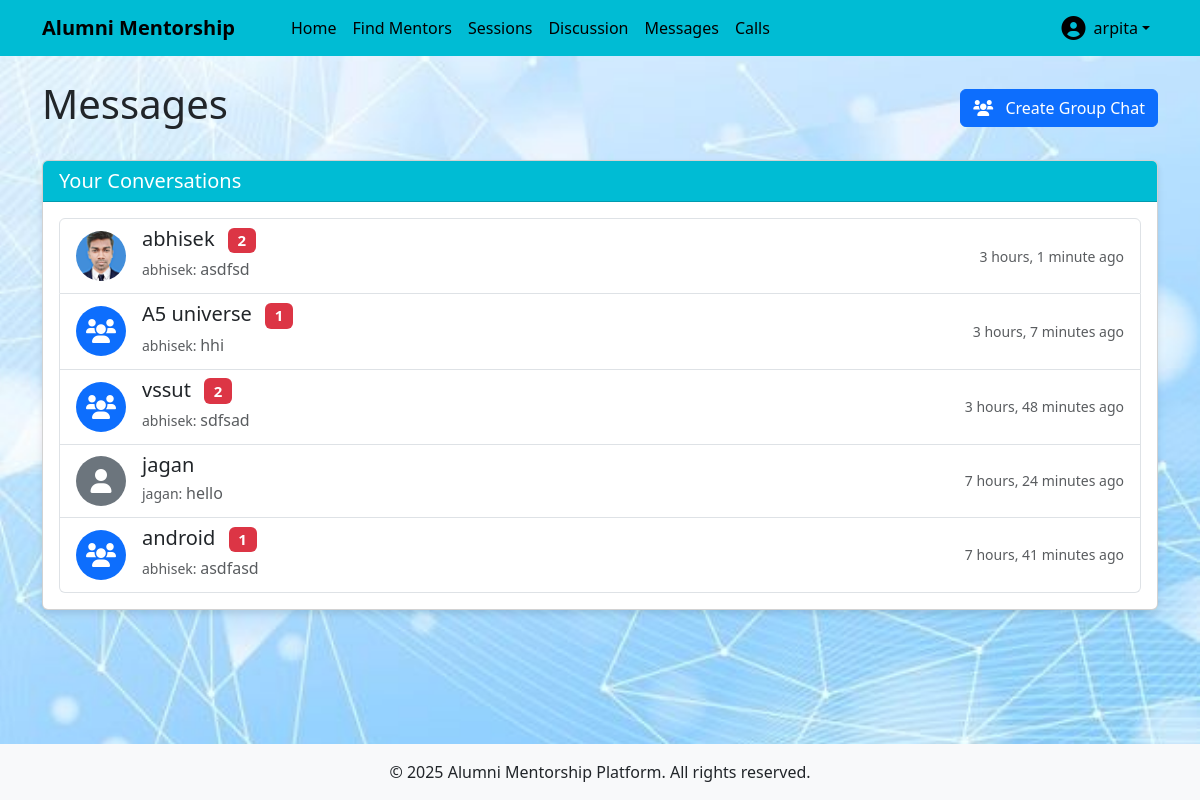
Page /chat/ (signed in) on the committed database.
### users/models.py (models this page shows, shortened)
class CustomUser(AbstractUser):
    USER_TYPE_CHOICES = (
        ('student', 'Student'),
        ('alumni', 'Alumni'),
    )
    user_type = models.CharField(max_length=10, choices=USER_TYPE_CHOICES)
    bio = models.TextField(blank=True)
    profile_picture = models.ImageField(upload_to='profile_pics/', blank=True, null=True)
    graduation_year = models.IntegerField(null=True, blank=True)
    company = models.CharField(max_length=100, blank=True)
    position = models.CharField(max_length=100, blank=True)
    industry = models.CharField(max_length=100, blank=True)
    course = models.CharField(max_length=100, blank=True)
    year_of_study = models.IntegerField(null=True, blank=True)

### chat/models.py (models this page shows, shortened)
class ChatRoom(models.Model):
    name = models.CharField(max_length=100, blank=True)
    participants = models.ManyToManyField(CustomUser, related_name='chat_rooms')
    is_group_chat = models.BooleanField(default=False)
    created_at = models.DateTimeField(auto_now_add=True)

class Message(models.Model):
    room = models.ForeignKey(ChatRoom, on_delete=models.CASCADE, related_name='messages')
    sender = models.ForeignKey(CustomUser, on_delete=models.CASCADE, related_name='sent_messages')
    content = models.TextField()
    timestamp = models.DateTimeField(default=timezone.now)
    is_read = models.BooleanField(default=False)
    class Meta:
        ordering = ['timestamp']

### chat/views.py (the view)
# urls.py: path('', views.chat_list, name='chat_list'),
@login_required
def chat_list(request):
    chat_rooms = request.user.chat_rooms.all()
    rooms_with_details = []
    for room in chat_rooms:
        latest_message = room.messages.order_by('-timestamp').first()
        if room.is_group_chat:
            other_participants = room.participants.exclude(id=request.user.id)
            room_name = room.name
        else:
            other_participants = room.participants.exclude(id=request.user.id)
            room_name = other_participants.first().username if other_participants.exists() else "Empty Chat"
        unread_count = room.messages.filter(is_read=False).exclude(sender=request.user).count()
        rooms_with_details.append({
            'room': room,
            'latest_message': latest_message,
            'other_participants': other_participants,
            'room_name': room_name,
            'unread_count': unread_count
        })
    rooms_with_details.sort(
        key=lambda x: x['latest_message'].timestamp if x['latest_message'] else timezone.now(),
        reverse=True
    )
    return render(request, 'chat/chat_list.html', {'rooms': rooms_with_details})

### templates/chat/chat_list.html (shortened to what this page needs)
{% extends 'base.html' %}
{% block content %}
<div class="d-flex justify-content-between align-items-center mb-4">
    <h1>Messages</h1>
    <a href="{% url 'create_group_chat' %}" class="btn btn-primary">
        <i class="fas fa-users me-2"></i> Create Group Chat
    </a>
</div>
<div class="card">
    <div class="card-header  text-white">
        <h5 class="card-title mb-0">Your Conversations</h5>
    </div>
    <div class="card-body">
        {% if rooms %}
            <div class="list-group">
                {% for room_data in rooms %}
                    <a href="{% url 'chat_room' room_data.room.id %}" class="list-group-item list-group-item-action">
                        <div class="d-flex w-100 justify-content-between align-items-center">
                            <div class="d-flex align-items-center">
                                {% if room_data.room.is_group_chat %}
                                    <div class="bg-primary text-white rounded-circle d-flex align-items-center justify-content-center me-3" style="width: 50px; height: 50px;">
                                        <i class="fas fa-users" style="font-size: 1.5rem;"></i>
                                    </div>
                                {% elif room_data.other_participants.first.profile_picture %}
                                    <img src="{{ room_data.other_participants.first.profile_picture.url }}" alt="{{ room_data.room_name }}" class="profile-pic me-3" style="width: 50px; height: 50px;">
                                {% else %}
                                    <div class="bg-secondary text-white rounded-circle d-flex align-items-center justify-content-center me-3" style="width: 50px; height: 50px;">
                                        <i class="fas fa-user" style="font-size: 1.5rem;"></i>
                                    </div>
                                {% endif %}
                                <div>
                                    <h5 class="mb-1">
                                        {{ room_data.room_name }}
                                        {% if room_data.unread_count > 0 %}
                                            <span class="badge bg-danger ms-2">{{ room_data.unread_count }}</span>
                                        {% endif %}
                                    </h5>
                                    <p class="mb-1 text-muted">
                                        {% if room_data.latest_message %}
                                            {% if room_data.latest_message.sender == user %}
                                                <small>You: </small>
                                            {% else %}
                                                <small>{{ room_data.latest_message.sender.first_name }}: </small>
                                            {% endif %}
                                            {{ room_data.latest_message.content|truncatechars:50 }}
                                        {% else %}
                                            No messages yet
                                        {% endif %}
                                    </p>
                                </div>
                            </div>
                            <small class="text-muted">
                                {% if room_data.latest_message %}
                                    {{ room_data.latest_message.timestamp|timesince }} ago
                                {% endif %}
                            </small>
                        </div>
                    </a>
                {% endfor %}
            </div>
        {% else %}
            <div class="alert alert-info">
                <i class="fas fa-info-circle me-2"></i> You don't have any conversations yet.
                Start a chat with a mentor or mentee from their profile page.
            </div>
        {% endif %}
    </div>
</div>
{% endblock %}

### templates/base.html (shortened to what this page needs)
<!DOCTYPE html>
<html lang="en">
  <head>
    <link
      href="https://cdn.jsdelivr.net/npm/bootstrap@5.3.0/dist/css/bootstrap.min.css"
      rel="stylesheet"
    />
    <link
      rel="stylesheet"
      href="https://cdnjs.cloudflare.com/ajax/libs/font-awesome/6.0.0/css/all.min.css"
    />
  </head>
  <body>
    <header>
      <nav class="navbar navbar-expand-lg navbar-dark">
        <div class="container">
          <a class="navbar-brand" href="{% url 'home' %}">Alumni Mentorship</a>
          <div class="collapse navbar-collapse" id="navbarNav">
            <ul class="navbar-nav me-auto">
              {% if user.is_authenticated %}
              <li class="nav-item">
                <a class="nav-link" href="{% url 'home' %}">Home</a>
              </li>
              {% if user.user_type == 'student' %}
              <li class="nav-item">
                <a class="nav-link" href="{% url 'alumni_list' %}"
                  >Find Mentors</a
                >
              </li>
              {% endif %}
              <li class="nav-item">
                <a class="nav-link" href="{% url 'group_sessions' %}"
                  > Sessions</a
                >
              </li>
              <li class="nav-item">
                <a class="nav-link" href="{% url 'topic_list' %}"
                  >Discussion </a
                >
              </li>
              <li class="nav-item">
                <a class="nav-link" href="{% url 'chat_list' %}">Messages</a>
              </li>
              <li class="nav-item">
                <a class="nav-link" href="{% url 'call_home' %}">Calls</a>
              </li>
              {% endif %}
            </ul>
            <ul class="navbar-nav">
              {% if user.is_authenticated %}
              <li class="nav-item dropdown">
                <a
                  class="nav-link dropdown-toggle d-flex align-items-center"
                  href="#"
                  id="navbarDropdown"
                  role="button"
                  data-bs-toggle="dropdown"
                >
                  {% if user.profile_picture %}
                  <img
                    src="{{ user.profile_picture.url }}"
                    alt="Profile"
                    class="profile-pic me-2"
                  />
                  {% else %}
                  <i
                    class="fas fa-user-circle me-2"
                    style="font-size: 1.5rem"
                  ></i>
                  {% endif %} {{ user.username }}
                </a>
              </li>
              {% endif %}
            </ul>
          </div>
        </div>
      </nav>
    </header>
    <main class="container py-4">
       {% block content %}{% endblock %}
    </main>
    <footer class="bg-light py-3 mt-auto">
      <div class="container text-center">
        <p class="mb-0">
          &copy; {% now "Y" %} Alumni Mentorship Platform. All rights reserved.
        </p>
      </div>
    </footer>
  </body>
</html>

### templates/base.html (style rules this page uses)
body { min-height: 100vh; display: flex; flex-direction: column; background-image: url("/static/images/img.jpg"); background-size: cover; background-repeat: no-repeat; background-position: center; }
main { flex: 1; }
.navbar-brand { font-weight: bold; padding-right: 2rem; color: #000; }
.profile-pic { width: 40px; height: 40px; border-radius: 50%; object-fit: cover; }
.navbar { background: #00bcd4; }
.nav-item { gap: 1rem; }
#navbarNav { gap: 2rem; }
.card { margin-bottom: 20px; box-shadow: 0 4px 6px rgba(0, 0, 0, 0.1); }
.card-header { background-color: #00bcd4; }
.navbar li a { color: black; }

### rows in the picture
CustomUser: username "arpita"
ChatRoom: other_participants.first.profile_picture (picture), room_name "abhisek", unread_count "2", latest_message.sender.first_name "abhisek", latest_message.content "asdfsd", latest_message.timestamp "3 hours, 1 minute"
ChatRoom: is_group_chat True (drawn), room_name "A5 universe", unread_count "1", latest_message.sender.first_name "abhisek", latest_message.content "hhi", latest_message.timestamp "3 hours, 7 minutes"
ChatRoom: is_group_chat True (drawn), room_name "vssut", unread_count "2", latest_message.sender.first_name "abhisek", latest_message.content "sdfsad", latest_message.timestamp "3 hours, 48 minutes"
ChatRoom: is_group_chat False (drawn), room_name "jagan", latest_message.sender.first_name "jagan", latest_message.content "hello", latest_message.timestamp "7 hours, 24 minutes"
ChatRoom: room_name "android", unread_count "1", latest_message.sender.first_name "abhisek", latest_message.content "asdfasd", latest_message.timestamp "7 hours, 41 minutes"
